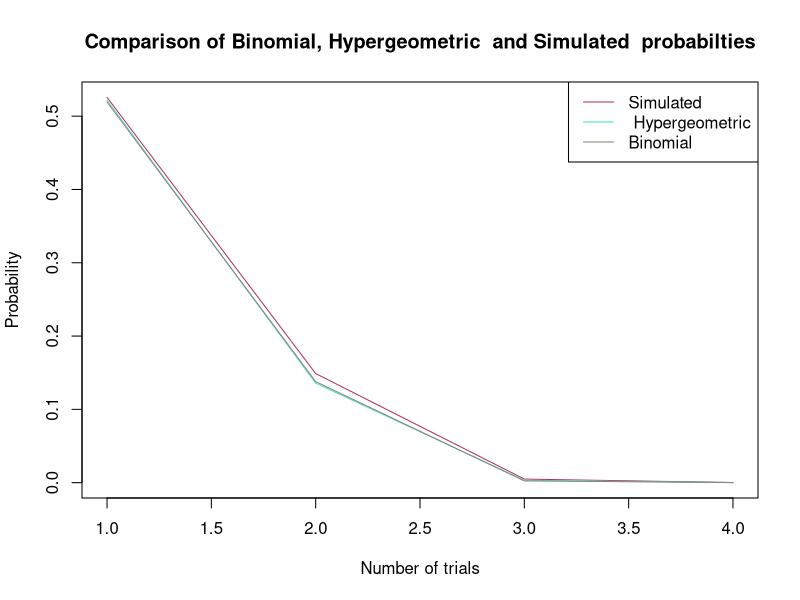

Source code (R):
#HOW WELL DOES BINOMIAL APPROXIMATE HYPERGEOMETRIC?------------------------------------------------
#LEARNING MORE ABOUT THE FUNCTIONS `PBINOM` AND `PHYPER` 

help(pbinom)
help(phyper)
help(sample)

#PART #1 - BINOMIAL AND HYPERGEOMETRIC FUNCTIONS -------------------------------------------------------------
#COMPARING BINOMIAL TO HYPER GEOMETRIC AT n=100, 1000, 5000, 10000

n_pop<- c(100,1000,5000,10000)

#PROBABILITY COMPARISON 
binom_prob<- numeric(length(n_pop)) #function that calculates bimonial probability 
hyper_prob<- numeric(length(n_pop)) #function that calculates hypergeometric probability 

for (i in seq_along(n_pop)) {
  n<-n_pop[i]
  red<- n*0.25
  non_red<-n*0.75
  sample<-n*0.1
  threshold<- 0.02*n
  
  binom_prob[i]<-pbinom(threshold, sample, 0.25)
  hyper_prob[i]<-phyper(threshold, red, non_red,sample)
}

#PART #2 - BY SIMULATION---------------------------------------------------------------------------------------
#I want to see how our simulation compares with our functions. 

set.seed(8909)                    #reproducibility 
reps<-5000                        #number of repetitions for our internal loop with index
n_pop_2<- c(100,1000,5000,10000)  #population sizes 

overall_prob<-numeric(length(n_pop_2)) #storing probability results at 4 different populations 


for(j in 1:4) { 
#defining counter for outer for loop 
  n<-n_pop_2[j]
  
#partitioning our balls into a vector of red and non-red balls 
  n_red<-as.integer(0.25*n)
  red_balls <-sample(1:n, n_red, replace = FALSE) #sampling 25% of balls into red group 
  colours<- rep("non red ball",n)                 #repeats non red ball 100 times 
  colours[red_balls]<-"red ball"                  #assigns balls with index "red_balls" the string "red ball"
  
#creating a vector that stores the binary outcome of our experiment to get the average (probability)
  colour_proportion<-numeric(reps)
  
  sample_size<-as.integer(0.1*n )                                            #sample size we select red balls from 
  print(paste("Running for j =", j, "n =", n, "sample size =", sample_size)) #checking the outer for loop runs 
  
for(i in 1:reps) {
  balls<- sample(1:n, sample_size, replace = FALSE)
  sum_of_red_balls<- sum(colours[balls]== "red ball")

#if samples less than or equal to 0.02*n red balls, success and assign 1 
  if(sum_of_red_balls <= 0.02*n) {
    colour_proportion[i]<-1  #assigning success or failure to "colour_proportion" vector 
  } else {
    colour_proportion[i]<-0
  } 
} 
  overall_prob[j]<-mean(colour_proportion) }

#VISUALISATIONS--------------------------------------------------------------------------------------------------
#We will create a data frame to display the numerical value of all three methods and their probabilities
results<- data.frame(
  n= n_pop,
  Bimonial_Probaility = round(binom_prob,6),
  Hypergeomtric_Probability = round(hyper_prob,6),
  Simulated_Probability= round(overall_prob,6)
)

#Let us also create a combined line graph to show how close the probabilities are to each other at each trial
plot(1:4, binom_prob, type = "l", col = "maroon",
     xlab= "Number of trials",
     ylab= "Probability",
     main = "Comparison of Binomial, Hypergeometric  and Simulated  probabilties")
lines(1:4, hyper_prob, type = "l", col = "turquoise")
lines(1:4, overall_prob, type = "l", col= "antiquewhite4")
legend("topright",
       legend = c("Simulated"," Hypergeometric", "Binomial"),
       col = c("maroon", "turquoise","antiquewhite4"),
       lty = c(1,1,1)
       )

#CONCULSION------------------------------------------------------------------------------------------------------
#Of course as our population increases the probability of having less than or equal to 0.02*n decreases.
#Interestingly, our simulation at 5000 repetitions models our phyper() function very closely at all population sizes.
#As our population size increases (N>>n) our binomial probability approximates our hypergeometric probability very well. 





